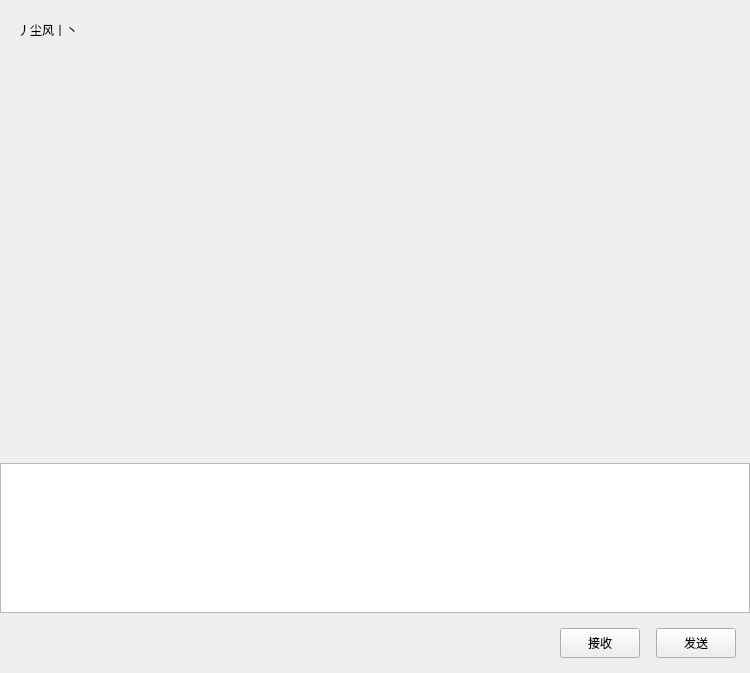
<?xml version="1.0" encoding="UTF-8"?>
<ui version="4.0">
 <class>ChatPage</class>
 <widget class="QWidget" name="ChatPage">
  <property name="geometry">
   <rect>
    <x>0</x>
    <y>0</y>
    <width>750</width>
    <height>673</height>
   </rect>
  </property>
  <property name="windowTitle">
   <string>Form</string>
  </property>
  <layout class="QVBoxLayout" name="verticalLayout">
   <property name="spacing">
    <number>0</number>
   </property>
   <property name="leftMargin">
    <number>0</number>
   </property>
   <property name="topMargin">
    <number>0</number>
   </property>
   <property name="rightMargin">
    <number>0</number>
   </property>
   <property name="bottomMargin">
    <number>0</number>
   </property>
   <item>
    <widget class="QWidget" name="chat_data_wid" native="true">
     <layout class="QVBoxLayout" name="verticalLayout_4">
      <property name="spacing">
       <number>0</number>
      </property>
      <property name="leftMargin">
       <number>0</number>
      </property>
      <property name="topMargin">
       <number>0</number>
      </property>
      <property name="rightMargin">
       <number>0</number>
      </property>
      <property name="bottomMargin">
       <number>0</number>
      </property>
      <item>
       <widget class="QWidget" name="title_wid" native="true">
        <property name="minimumSize">
         <size>
          <width>0</width>
          <height>60</height>
         </size>
        </property>
        <property name="maximumSize">
         <size>
          <width>16777215</width>
          <height>60</height>
         </size>
        </property>
        <layout class="QVBoxLayout" name="verticalLayout_5">
         <item>
          <widget class="QWidget" name="widget_2" native="true">
           <layout class="QHBoxLayout" name="horizontalLayout_3">
            <item>
             <widget class="QLabel" name="title_label">
              <property name="text">
               <string>丿尘风丨丶</string>
              </property>
             </widget>
            </item>
           </layout>
          </widget>
         </item>
        </layout>
       </widget>
      </item>
      <item>
       <widget class="ChatView" name="chat_data_list" native="true"/>
      </item>
      <item>
       <widget class="QWidget" name="tool_wid" native="true">
        <property name="minimumSize">
         <size>
          <width>0</width>
          <height>60</height>
         </size>
        </property>
        <property name="maximumSize">
         <size>
          <width>16777215</width>
          <height>60</height>
         </size>
        </property>
        <layout class="QHBoxLayout" name="horizontalLayout_4">
         <property name="spacing">
          <number>7</number>
         </property>
         <property name="leftMargin">
          <number>2</number>
         </property>
         <property name="topMargin">
          <number>2</number>
         </property>
         <property name="rightMargin">
          <number>2</number>
         </property>
         <property name="bottomMargin">
          <number>2</number>
         </property>
         <item>
          <spacer name="horizontalSpacer_2">
           <property name="orientation">
            <enum>Qt::Orientation::Horizontal</enum>
           </property>
           <property name="sizeType">
            <enum>QSizePolicy::Policy::Fixed</enum>
           </property>
           <property name="sizeHint" stdset="0">
            <size>
             <width>5</width>
             <height>20</height>
            </size>
           </property>
          </spacer>
         </item>
         <item>
          <widget class="ClickedLabel" name="emoji_label">
           <property name="minimumSize">
            <size>
             <width>25</width>
             <height>25</height>
            </size>
           </property>
           <property name="maximumSize">
            <size>
             <width>25</width>
             <height>25</height>
            </size>
           </property>
           <property name="text">
            <string/>
           </property>
          </widget>
         </item>
         <item>
          <spacer name="horizontalSpacer_3">
           <property name="orientation">
            <enum>Qt::Orientation::Horizontal</enum>
           </property>
           <property name="sizeType">
            <enum>QSizePolicy::Policy::Fixed</enum>
           </property>
           <property name="sizeHint" stdset="0">
            <size>
             <width>5</width>
             <height>20</height>
            </size>
           </property>
          </spacer>
         </item>
         <item>
          <widget class="ClickedLabel" name="file_label">
           <property name="minimumSize">
            <size>
             <width>25</width>
             <height>25</height>
            </size>
           </property>
           <property name="maximumSize">
            <size>
             <width>25</width>
             <height>25</height>
            </size>
           </property>
           <property name="text">
            <string/>
           </property>
          </widget>
         </item>
         <item>
          <spacer name="horizontalSpacer_4">
           <property name="orientation">
            <enum>Qt::Orientation::Horizontal</enum>
           </property>
           <property name="sizeHint" stdset="0">
            <size>
             <width>40</width>
             <height>20</height>
            </size>
           </property>
          </spacer>
         </item>
        </layout>
       </widget>
      </item>
      <item>
       <widget class="MessageTextEdit" name="chat_edit">
        <property name="minimumSize">
         <size>
          <width>0</width>
          <height>150</height>
         </size>
        </property>
        <property name="maximumSize">
         <size>
          <width>16777215</width>
          <height>150</height>
         </size>
        </property>
       </widget>
      </item>
      <item>
       <widget class="QWidget" name="send_wid" native="true">
        <property name="minimumSize">
         <size>
          <width>0</width>
          <height>60</height>
         </size>
        </property>
        <property name="maximumSize">
         <size>
          <width>16777215</width>
          <height>60</height>
         </size>
        </property>
        <layout class="QHBoxLayout" name="horizontalLayout_5">
         <item>
          <spacer name="horizontalSpacer_5">
           <property name="orientation">
            <enum>Qt::Orientation::Horizontal</enum>
           </property>
           <property name="sizeType">
            <enum>QSizePolicy::Policy::Expanding</enum>
           </property>
           <property name="sizeHint" stdset="0">
            <size>
             <width>5</width>
             <height>20</height>
            </size>
           </property>
          </spacer>
         </item>
         <item>
          <widget class="ClickedBtn" name="receive_btn">
           <property name="minimumSize">
            <size>
             <width>80</width>
             <height>30</height>
            </size>
           </property>
           <property name="maximumSize">
            <size>
             <width>80</width>
             <height>30</height>
            </size>
           </property>
           <property name="text">
            <string>接收</string>
           </property>
          </widget>
         </item>
         <item>
          <spacer name="horizontalSpacer_6">
           <property name="orientation">
            <enum>Qt::Orientation::Horizontal</enum>
           </property>
           <property name="sizeType">
            <enum>QSizePolicy::Policy::Fixed</enum>
           </property>
           <property name="sizeHint" stdset="0">
            <size>
             <width>10</width>
             <height>20</height>
            </size>
           </property>
          </spacer>
         </item>
         <item>
          <widget class="ClickedBtn" name="send_btn">
           <property name="minimumSize">
            <size>
             <width>80</width>
             <height>30</height>
            </size>
           </property>
           <property name="maximumSize">
            <size>
             <width>80</width>
             <height>30</height>
            </size>
           </property>
           <property name="text">
            <string>发送</string>
           </property>
          </widget>
         </item>
         <item>
          <spacer name="horizontalSpacer_7">
           <property name="orientation">
            <enum>Qt::Orientation::Horizontal</enum>
           </property>
           <property name="sizeType">
            <enum>QSizePolicy::Policy::Fixed</enum>
           </property>
           <property name="sizeHint" stdset="0">
            <size>
             <width>5</width>
             <height>20</height>
            </size>
           </property>
          </spacer>
         </item>
        </layout>
       </widget>
      </item>
     </layout>
    </widget>
   </item>
  </layout>
 </widget>
 <customwidgets>
  <customwidget>
   <class>ClickedLabel</class>
   <extends>QLabel</extends>
   <header location="global">clickedlabel.h</header>
  </customwidget>
  <customwidget>
   <class>ClickedBtn</class>
   <extends>QPushButton</extends>
   <header location="global">clickedbtn.h</header>
  </customwidget>
  <customwidget>
   <class>ChatView</class>
   <extends>QWidget</extends>
   <header location="global">chatview.h</header>
   <container>1</container>
  </customwidget>
  <customwidget>
   <class>MessageTextEdit</class>
   <extends>QTextEdit</extends>
   <header location="global">messagetextedit.h</header>
  </customwidget>
 </customwidgets>
 <resources/>
 <connections/>
</ui>
